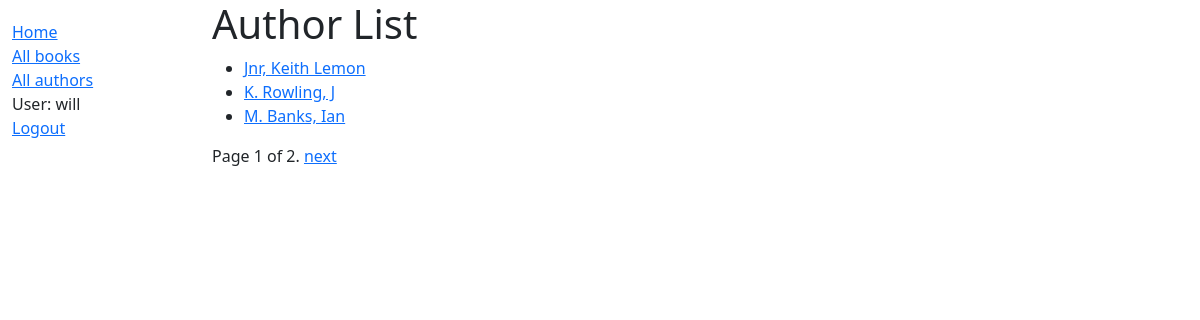
The app's page /catalog/authors/ (signed in) with its own data.
### catalog/models.py (models this page shows)
class Author(models.Model):
    first_name = models.CharField(max_length=100)
    last_name = models.CharField(max_length=100)
    date_of_birth = models.DateField(null=True,
    blank=True)
    date_of_death = models.DateField('Died',null=True,
    blank = True)
    class Meta:
        ordering = ['last_name','first_name']
    def get_absolute_url(self):
        return reverse('author-detail',args = [str(self.id)])
    def __str__(self):
        return f'{self.last_name}, {self.first_name}'

### catalog/views.py (the view)
# urls.py: path('authors/', views.AuthorListView.as_view(), name='authors'),
class AuthorListView(generic.ListView):
    model = Author
    paginate_by = 3

### catalog/templates/catalog/author_list.html
{% extends "base_generic.html" %}
{% block content %}
  <h1>Author List</h1>
  {% if author_list %}
  <ul>
    {% for author in author_list %}
      <li>
        <a href="{{ author.get_absolute_url }}">{{ author }}</a>
      </li>
    {% endfor %}
  </ul>
  {% else %}
    <p>There are no authors in the library.</p>
  {% endif %}
{% endblock %}

### catalog/templates/base_generic.html (shortened to what this page needs)
<!DOCTYPE html>
<html lang="en">
<head>
    <link href="https://cdn.jsdelivr.net/npm/bootstrap@5.1.3/dist/css/bootstrap.min.css" rel="stylesheet">
    {% load static %}
    <link rel="stylesheet" href="{% static 'css/styles.css' %}">
</head>
<body>
    <div class="container-fluid">
        <div class="row">
          <div class="col-sm-2">
          {% block sidebar %}
            <ul class="sidebar-nav">
              <li><a href="{% url 'index' %}">Home</a></li>
              <li><a href="{% url 'books' %}">All books</a></li>
              <li><a href="{% url 'authors' %}">All authors</a></li>
            {% if user.is_authenticated %}
                <li>User: {{ user.get_username }}</li>
                <li>
                    <a href = "{% url 'logout' %}?next={{ request.path}}">Logout</a>
                </li>
            {% else %}
                <li><a href = "{% url 'login' %}?next={{ request.path }}"></a></li>
            {% endif %}
            </ul>
          {% endblock %}
          </div>
          <div class="col-sm-10 ">
            {% block content %}
            {% endblock %}
            {% block pagination %}
            {% if is_paginated %}
                <div class="pagination">
                    <span class="page-links">
                        <span class="page-current">
                            Page {{ page_obj.number }} of {{ page_obj.paginator.num_pages }}.
                        </span>
                        {% if page_obj.has_next %}
                            <a href="{{ request.path }}?page={{ page_obj.next_page_number }}">next</a>
                        {% endif %}
                    </span>
                </div>
            {% endif %}
            {% endblock %}
            </div>
        </div>
    </div>
</body>
</html>

### catalog/static/css/styles.css (style rules this page uses)
.sidebar-nav { margin-top: 20px; padding: 0; list-style: none; }

### records on screen
Author: last_name+first_name "Jnr, Keith Lemon"
Author: last_name+first_name "K. Rowling, J"
Author: last_name+first_name "M. Banks, Ian"

### other values on screen
{{ user.get_username }} "will"
{{ page_obj.number }} "1"
{{ page_obj.paginator.num_pages }} "2"
